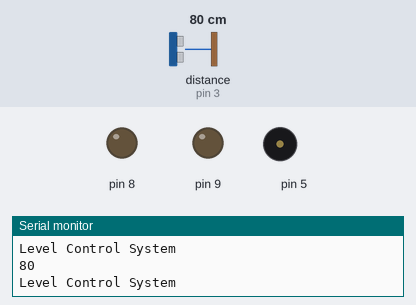
The sketch below on a simulated Arduino Uno, built with avr-gcc and run on an emulated ATmega328P. Parts: output pins drawn as LEDs (lit = HIGH), buzzer (waves = sounding), the last lines printed to the serial monitor. Wiring (inferred from the names in the program): ultrasonic range finder: trigger pin 2; echo pin 3. The test bench sets the inputs (shaded band); at power-on: distance to the obstacle (sensor on pin 3) 80 cm. The echo pulse lasts 58.3 µs per cm; pins used as bus, display or sensor lines are not drawn.

Above: at 1.2 s.
1.3 s: distance to the obstacle (sensor on pin 3) set to 45 cm
2.8 s: distance to the obstacle (sensor on pin 3) set to 39 cm
At 3.9 s:
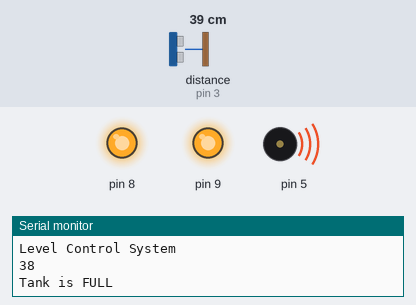
4.3 s: distance to the obstacle (sensor on pin 3) set to 60 cm
At 6.5 s:
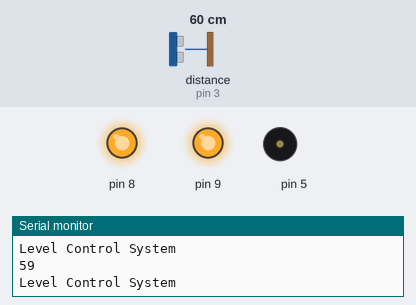
6.8 s: distance to the obstacle (sensor on pin 3) set to 295 cm
8.3 s: distance to the obstacle (sensor on pin 3) set to 299 cm
At 9.4 s:
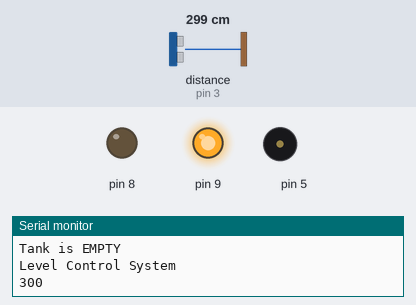
Timing chart, 0 to 10.8 s (numbered marks = the images above; inputs shaded):
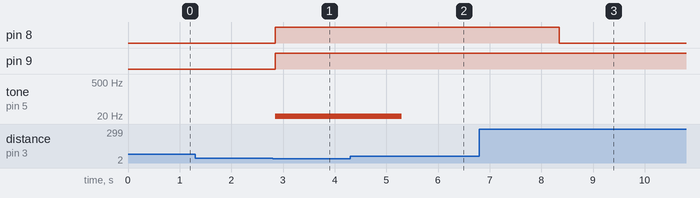

Measured:
- the behaviour switches between 42 and 41 cm on distance to the obstacle (sensor on pin 3) (found by bisection; images 0 and 1)
- the behaviour switches between 298 and 299 cm on distance to the obstacle (sensor on pin 3) (found by bisection; images 2 and 3)
- after the input at 2.8 s, pin 8, pin 9: LOW → HIGH after 0.05 s; tone on pin 5: silent → 19 Hz after 0.05 s
- after the input at 4.3 s, tone on pin 5: 19 Hz → silent after 1.0 s
- after the input at 8.3 s, pin 8: HIGH → LOW after 0.05 s

The sketch:

code.ino
```cpp
int LevelSensorVal = 0;

int echoPin = 0;

int triggerPin = 0;

long readUltrasonicDistance(int triggerPin, int echoPin)
{
  pinMode(triggerPin, OUTPUT);  // Clear the trigger
  digitalWrite(triggerPin, LOW);
  delayMicroseconds(2);
  // Sets the trigger pin to HIGH state for 10 microseconds
  digitalWrite(triggerPin, HIGH);
  delayMicroseconds(10);
  digitalWrite(triggerPin, LOW);
  pinMode(echoPin, INPUT);
  // Reads the echo pin, and returns the sound wave travel time in microseconds
  return pulseIn(echoPin, HIGH);
}

void setup()
{
  Serial.begin(9600);

  pinMode(8, OUTPUT);
  pinMode(9, OUTPUT);
  pinMode(5, OUTPUT);
}

void loop()
{
  echoPin = 3;
  triggerPin = 2;
  LevelSensorVal = 0.01723 * readUltrasonicDistance(2, 3);
  Serial.println("Level Control System");
  Serial.println(LevelSensorVal);
  if (LevelSensorVal <= 40) {
    Serial.println("Tank is FULL");
    digitalWrite(8, HIGH);
    digitalWrite(9, HIGH);
    tone(5, 19, 1000); // play tone 3 (D#0 = 19 Hz)
  }
  if (LevelSensorVal >= 300) {
    Serial.println("Tank is EMPTY");
    digitalWrite(8, LOW);
    digitalWrite(9, HIGH);
  }
  delay(10); // Delay a little bit to improve simulation performance
}
```
